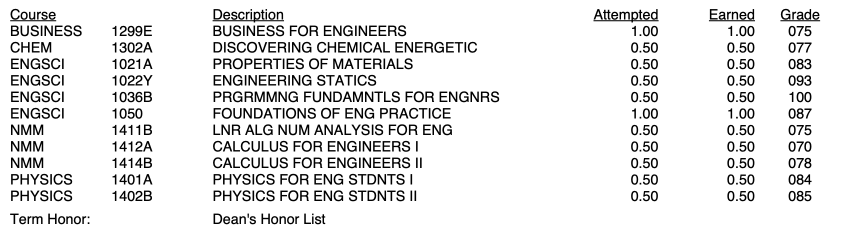
#> input picture prototypes/OCR/sample_invoice.png, 1692 x 480 px (shown at 1/2 size)
$ python rapid_ocr_test.py
#> lines starting #> are read from the running program, lines starting #| are printed output that depends on the picture
#> in main, original is the input picture: PIL image 1692x480 RGBA; mean R, G, B, A 231.7, 231.7, 231.7, 255
"""Quick spike: does RapidOCR give per-word text + box + confidence that could
stand in for Tesseract's OcrWord output (app/src-tauri/src/ocr.rs), and is it
more accurate on pages where Tesseract struggles?

Usage:
    python rapid_ocr_test.py [image_path]

With no argument, runs against ../OCR/sample_invoice.png. See README.md for
output format and what to compare against Tesseract.
"""
import json
import sys
from pathlib import Path

from PIL import Image, ImageDraw

# Mirrors app/src-tauri/src/ocr.rs exactly: UPSCALE_NARROW_SIDE_THRESHOLD and
# the 2.0 factor in upscale_factor(). Kept in sync by hand -- this is a spike,
# not a shared dependency.
UPSCALE_NARROW_SIDE_THRESHOLD = 1500
UPSCALE_FACTOR = 2.0

OUT_DIR = Path(__file__).parent / "out"


def preprocess(image_path: Path, allow_upscale: bool = True) -> tuple[Image.Image, float]:
    """Grayscale -> Lanczos upscale (if narrow side < threshold) -> (image, scale).

    Bit-for-bit mirror of ocr.rs::preprocess_for_ocr: grayscale happens before
    the resize (not after), so antialiased stroke shoulders fatten up the same
    way the real pipeline's does. No binarization, no rule-line removal, no
    forced DPI -- the real pipeline deliberately dropped those (docs/issues.md
    § OCR/Preprocessing #1); reintroducing them here would bias the comparison.
    """
#> called with allow_upscale = True
    img = Image.open(image_path)
    w, h = img.size
#> w = 1692; h = 480
    scale = UPSCALE_FACTOR if allow_upscale and min(w, h) < UPSCALE_NARROW_SIDE_THRESHOLD else 1.0
#> scale = 2

    gray = img.convert("L")
    if scale != 1.0:
        gray = gray.resize((round(w * scale), round(h * scale)), Image.Resampling.LANCZOS)
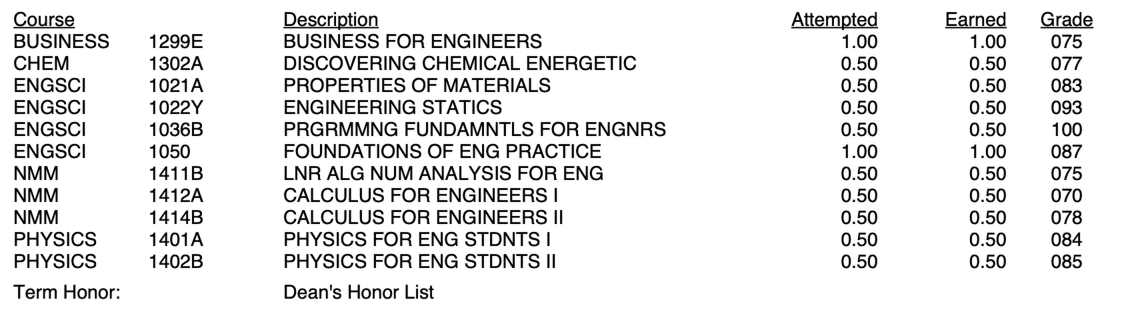
#> gray: PIL image 3384x960 L (shown at 1/3 size); min 0, max 255, mean 231.6

    return gray, scale


def run_rapidocr(preprocessed: Image.Image):
    from rapidocr import RapidOCR
    import numpy as np

    engine = RapidOCR()
    # return_word_box splits each detected LINE down into individual words with
    # their own sub-boxes (result.word_results) -- without it, boxes/txts/scores
    # are line-level, which is coarser than Tesseract's per-word TSV rows and
    # not a fair comparison.
    result = engine(np.array(preprocessed), return_word_box=True)
    total_elapse = sum(result.elapse) if isinstance(result.elapse, (list, tuple)) else result.elapse
    return result, total_elapse


# [44 lines left out: functions to_ocr_words, draw_overlay, not called in this run]


def main() -> None:
    if len(sys.argv) > 1:
        image_path = Path(sys.argv[1])
    else:
        image_path = Path(__file__).parent.parent / "OCR" / "sample_invoice.png"
        print(f"No image given, using default: {image_path}")

    if not image_path.exists():
        print(f"Image not found: {image_path}")
        print(f"Usage: python {Path(__file__).name} path/to/image.png")
        sys.exit(1)

    OUT_DIR.mkdir(exist_ok=True)
    stem = image_path.stem

    original = Image.open(image_path)
    preprocessed, scale = preprocess(image_path, allow_upscale=True)
#> scale = 2
    print(f"Preprocessed: {original.size} -> {preprocessed.size} (scale={scale})")
#| Preprocessed: (1692, 480) -> (3384, 960) (scale=2.0)

    result, elapse = run_rapidocr(preprocessed)
    n_lines = len(result.txts) if result.txts else 0
    words = to_ocr_words(result, scale)
    print(f"RapidOCR: {n_lines} lines / {len(words)} words detected in {elapse:.2f}s")

    json_path = OUT_DIR / f"{stem}.rapidocr.json"
    json_path.write_text(json.dumps(words, indent=2))
    print(f"Wrote {json_path}")

    overlay_path = OUT_DIR / f"{stem}.rapidocr.overlay.png"
    draw_overlay(original, words, overlay_path)
    print(f"Wrote {overlay_path}")

    confidences = [w["confidence"] for w in words]
    if confidences:
        print(
            f"Confidence: mean={sum(confidences) / len(confidences):.1f} "
            f"min={min(confidences):.1f} max={max(confidences):.1f}"
        )
    else:
        print("No words detected.")


if __name__ == "__main__":
    main()
#> (the call stopped at in run_rapidocr, `engine = RapidOCR()`: rapidocr is not available in this run)
